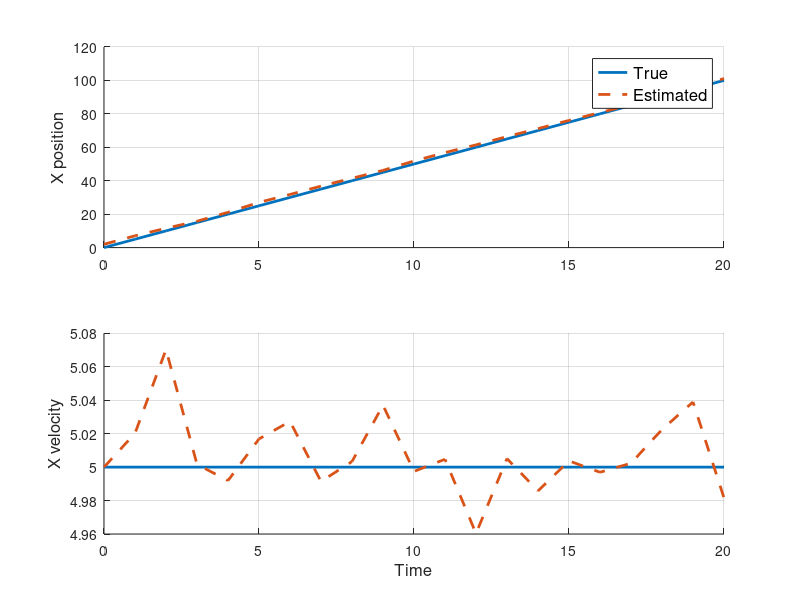
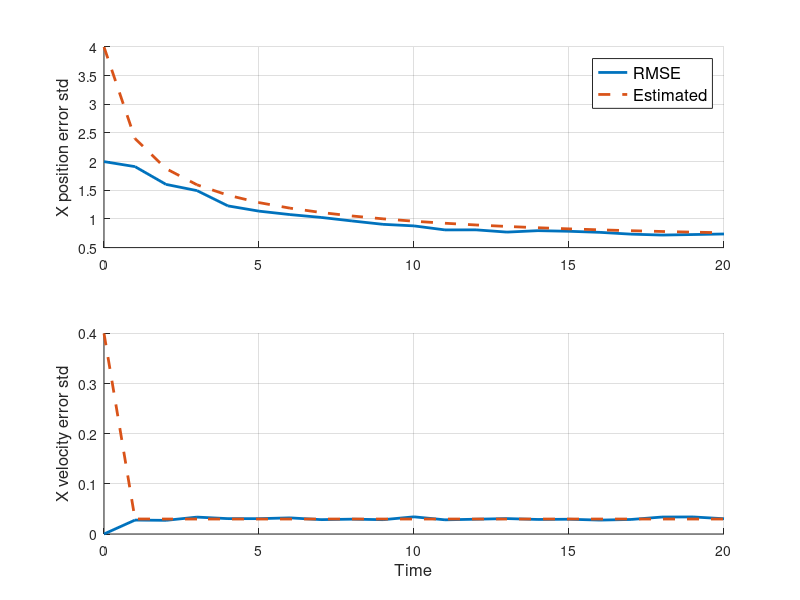
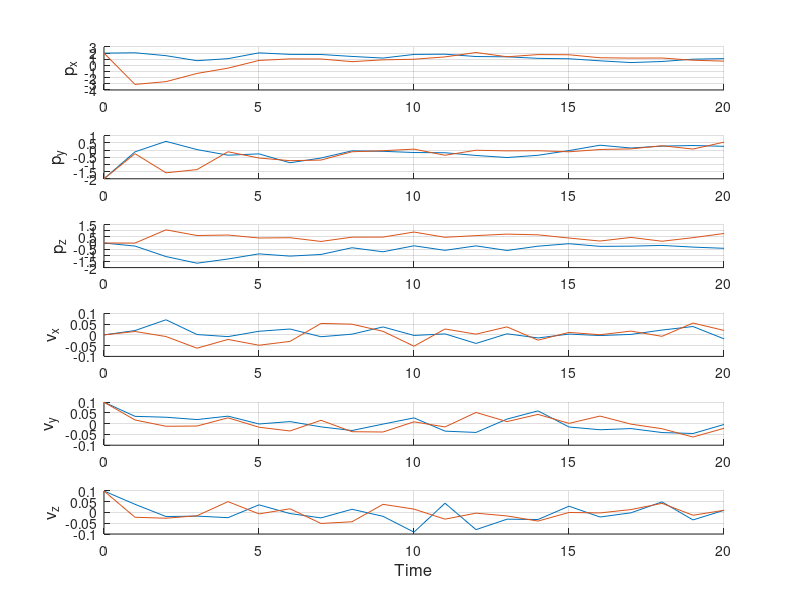

Write the MATLAB code that produced these figures, in order.

% Please cite the following book chapter if you find this code helpful.
%%% Y. Kim and H. Bang, Introduction to Kalman Filter and Its Applications, InTechOpen, 2018

% Example 2.3 - INS/GNSS navigation

close all
clc
clear

%% settings

N = 20; % number of time steps
dt = 1; % time between time steps
M = 100; % number of Monte-Carlo runs

sig_acc_true = [0.3; 0.3; 0.3]; % true value of standard deviation of accelerometer noise
sig_gps_true = [3; 3; 3; 0.03; 0.03; 0.03]; % true value of standard deviation of GPS noise

sig_acc = [0.3; 0.3; 0.3]; % user input of standard deviation of accelerometer noise
sig_gps = [3; 3; 3; 0.03; 0.03; 0.03]; % user input of standard deviation of GPS noise

Q = [diag(0.25*dt^4*sig_acc.^2), zeros(3); zeros(3), diag(dt^2*sig_acc.^2)]; % process noise covariance matrix
R = [diag(sig_gps(1:3).^2), zeros(3); zeros(3), diag(sig_gps(4:6).^2)]; % measurement noise covariance matrix

F = [eye(3), eye(3)*dt; zeros(3), eye(3)]; % state transition matrix
B = [0.5*eye(3)*dt^2; eye(3)*dt]; % control-input matrix
H = eye(6); % measurement matrix


%% true trajectory

x_true = zeros(6,N+1); % true state
a_true = zeros(3,N);   % true acceleration

x_true(:,1) = [0; 0; 0; 5; 5; 0]; % initial true state
for k = 2:1:N+1
    x_true(:,k) = F*x_true(:,k-1) + B*a_true(:,k-1);
end

%% Kalman filter simulation

res_x_est = zeros(6,N+1,M); % Monte-Carlo estimates
res_x_err = zeros(6,N+1,M); % Monte-Carlo estimate errors
P_diag = zeros(6,N+1); % diagonal term of error covariance matrix

% filtering
for m = 1:1:M
    % initial guess
    x_est(:,1) = [2; -2; 0; 5; 5.1; 0.1];
    P = [eye(3)*4^2, zeros(3); zeros(3), eye(3)*0.4^2];
    P_diag(:,1) = diag(P);
    for k = 2:1:N+1
        
        %%% Prediction
        % obtain acceleration output
        u = a_true(:,k-1) + normrnd(0, sig_acc_true);
        
        % predicted state estimate
        x_est(:,k) = F*x_est(:,k-1) + B*u;
        
        % predicted error covariance
        P = F*P*F' + Q;
        
        %%% Update
        % obtain measurement
        z = x_true(:,k) + normrnd(0, sig_gps_true);
        
        % measurement residual
        y = z - H*x_est(:,k);
        
        % Kalman gain
        K = P*H'/(R+H*P*H');
        
        % updated state estimate
        x_est(:,k) = x_est(:,k) + K*y;
        
        % updated error covariance
        P = (eye(6) - K*H)*P;
        
        P_diag(:,k) = diag(P);
    end
    
    res_x_est(:,:,m) = x_est;
    res_x_err(:,:,m) = x_est - x_true;
    
end

%% get result statistics

x_est_avg = mean(res_x_est,3);
x_err_avg = mean(res_x_err,3);
x_RMSE = zeros(3,N+1); % root mean square error
for k = 1:1:N+1
    x_RMSE(1,k) = sqrt(mean(res_x_err(1,k,:).^2,3));
    x_RMSE(2,k) = sqrt(mean(res_x_err(2,k,:).^2,3));
    x_RMSE(3,k) = sqrt(mean(res_x_err(3,k,:).^2,3));
    x_RMSE(4,k) = sqrt(mean(res_x_err(4,k,:).^2,3));
    x_RMSE(5,k) = sqrt(mean(res_x_err(5,k,:).^2,3));
    x_RMSE(6,k) = sqrt(mean(res_x_err(6,k,:).^2,3));
end

%% plot results

time = (0:1:N)*dt;

figure
subplot(2,1,1); hold on;
plot(time, x_true(1,:), 'linewidth', 2);
plot(time, res_x_est(1,:,1), '--', 'linewidth', 2);
legend({'True', 'Estimated'}, 'fontsize', 12);
ylabel('X position', 'fontsize', 12); grid on;

subplot(2,1,2); hold on;
plot(time, x_true(4,:), 'linewidth', 2);
plot(time, res_x_est(4,:,1), '--', 'linewidth', 2);
ylabel('X velocity', 'fontsize', 12); xlabel('Time', 'fontsize', 12); grid on;

figure
subplot(2,1,1); hold on;
plot(time, x_RMSE(1,:), 'linewidth', 2);
plot(time, sqrt(P_diag(1,:)), '--', 'linewidth', 2);
legend({'RMSE', 'Estimated'}, 'fontsize', 12);
ylabel('X position error std', 'fontsize', 12); grid on;

subplot(2,1,2); hold on;
plot(time, x_RMSE(4,:), 'linewidth', 2);
plot(time, sqrt(P_diag(4,:)), '--', 'linewidth', 2);
ylabel('X velocity error std', 'fontsize', 12); xlabel('Time', 'fontsize', 12); grid on;

figure
subplot(6,1,1); hold on;
plot(time, res_x_err(1,:,1));
plot(time, res_x_err(1,:,2));
ylabel('p_x', 'fontsize', 12); grid on;

subplot(6,1,2); hold on;
plot(time, res_x_err(2,:,1));
plot(time, res_x_err(2,:,2));
ylabel('p_y', 'fontsize', 12); grid on;

subplot(6,1,3); hold on;
plot(time, res_x_err(3,:,1));
plot(time, res_x_err(3,:,2));
ylabel('p_z', 'fontsize', 12); grid on;

subplot(6,1,4); hold on;
plot(time, res_x_err(4,:,1));
plot(time, res_x_err(4,:,2));
ylabel('v_x', 'fontsize', 12); grid on;

subplot(6,1,5); hold on;
plot(time, res_x_err(5,:,1));
plot(time, res_x_err(5,:,2));
ylabel('v_y', 'fontsize', 12); grid on;

subplot(6,1,6); hold on;
plot(time, res_x_err(6,:,1));
plot(time, res_x_err(6,:,2));
ylabel('v_z', 'fontsize', 12); xlabel('Time', 'fontsize', 12); grid on;